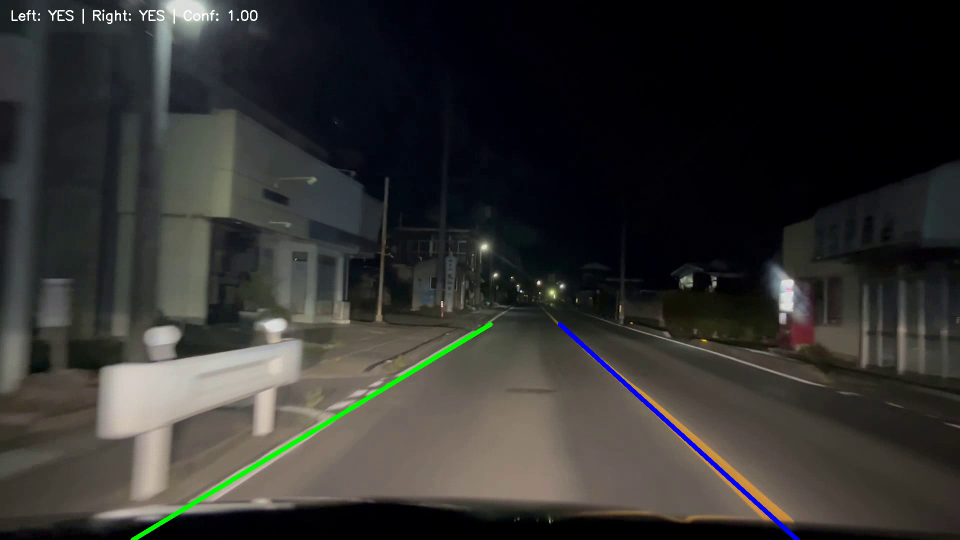
#> input picture frame 6 of outputs/night4.mp4, 1920 x 1080 px, given in place of night.mp4, which was not available (shown at 1/2 size)
$ python main.py
#> lines starting #> are read from the running program, lines starting #| are printed output that depends on the picture; after the words box and inside, x2 and y2 are one past the last pixel; in counts of white or black regions, pixels touching at a corner belong together; pictures that were not available may be replaced by others from this repository, and a replacement may not be noted
### preprocess.py
import cv2
import numpy as np

def detect_edges(image):
    gray = cv2.cvtColor(image, cv2.COLOR_BGR2GRAY)
    blur = cv2.GaussianBlur(gray, (5, 5), 0)
    edges = cv2.Canny(blur, 50, 150)
    return edges

def region_of_interest(image):
    h, w = image.shape[:2]
    triangle = np.array([[
        (int(0.18*w), h),
        (int(0.82*w), h),
        (int(0.5*w),  int(0.42*h))
    ]], dtype=np.int32)
    mask = np.zeros_like(image)
    cv2.fillPoly(mask, triangle, 255)
    return cv2.bitwise_and(image, mask)

def threshold_hls_sobel(img):
    # canny+ROI
    edges = detect_edges(img)
    masked = region_of_interest(edges)
    return masked

### warp.py
import cv2
import numpy as np

def warp_to_birdeye(binary_mask):
    h, w = binary_mask.shape[:2]
    M = np.eye(3, dtype=np.float32)
    Minv = np.eye(3, dtype=np.float32)
    return binary_mask, M, Minv

### lane_fit.py
import cv2
import numpy as np

def _make_coordinates(image_h, image_w, slope, intercept):
    # Build a line segment from slope/intercept — use two y's.
    y1 = image_h
    y2 = int(y1 * 0.6)
    if slope == 0: slope = 1e-6
    x1 = int((y1 - intercept) / slope)
    x2 = int((y2 - intercept) / slope)
    return np.array([x1, y1, x2, y2], dtype=int)

def _average_slope_intercept(image, lines):
    h, w = image.shape[:2]
    left_fit, right_fit = [], []
    for x1, y1, x2, y2 in lines.reshape(-1, 4):
        # fit y = m x + b  → but we need x from y later; keep m,b
        params = np.polyfit((x1, x2), (y1, y2), 1)
        m, b = params[0], params[1]
        if m < 0:
            left_fit.append((m, b))
        else:
            right_fit.append((m, b))

    left_line = right_line = None
    left_conf = right_conf = 0.0

    if len(left_fit) > 0:
        m, b = np.mean(left_fit, axis=0)
        left_line = _make_coordinates(h, w, m, b)
        # confidence: count and slope magnitude
        left_conf = min(1.0, 0.2 + 0.15*len(left_fit) + 0.3*min(1.0, abs(m)))

    if len(right_fit) > 0:
        m, b = np.mean(right_fit, axis=0)
        right_line = _make_coordinates(h, w, m, b)
        right_conf = min(1.0, 0.2 + 0.15*len(right_fit) + 0.3*min(1.0, abs(m)))

    return left_line, right_line, left_conf, right_conf

def hough_line_fit(binary_mask, prior=None):

    h, w = binary_mask.shape[:2]
    lines = cv2.HoughLinesP(binary_mask, rho=2, theta=np.pi/180, threshold=100,
                            minLineLength=40, maxLineGap=5)

    left_line = right_line = None
    left_conf = right_conf = 0.0
    if lines is not None and len(lines) > 0:
        left_line, right_line, left_conf, right_conf = _average_slope_intercept(
            np.zeros((h, w, 3), dtype=np.uint8), lines)

    # Flags with τ≈0.6
    left_flag = int(left_conf > 0.6)
    right_flag = int(right_conf > 0.6)

    # Approx ego-lane center and lateral offset (pixels → meters heuristic: assume 3.7 m lane, map width portion)
    lane_center_x = None
    if left_line is not None and right_line is not None:
        xL = (left_line[0] + left_line[2]) // 2
        xR = (right_line[0] + right_line[2]) // 2
        lane_center_x = (xL + xR) / 2.0
    elif left_line is not None:
        lane_center_x = left_line[0] + 350  # fallback guess
    elif right_line is not None:
        lane_center_x = right_line[0] - 350

    cam_center_x = w / 2.0
    px_offset = 0.0 if lane_center_x is None else (lane_center_x - cam_center_x)
    # assume ~700 px ≈ 3.7 m → meters per px ~ 0.0053 (rough; just to fill CSV)
    lat_offset_m = float(px_offset * 0.0053)

    return dict(
        left_pts=left_line, right_pts=right_line,
        left_conf=left_conf, right_conf=right_conf,
        left_flag=left_flag, right_flag=right_flag,
        lat_offset=lat_offset_m
    )

### overlay.py
import cv2
import numpy as np

GREEN = (0,255,0)  # Left
BLUE  = (255,0,0)  # Right
GRAY  = (200,200,200)

def _draw_line(img, pts, color, thickness=8, dashed=False):
    if pts is None: return
    x1,y1,x2,y2 = map(int, pts)
    if dashed:
        # simple dashed: draw small segments
        n = 16
        for i in range(n):
            t0 = i / n; t1 = (i+0.5) / n
            xa = int(x1 + (x2-x1)*t0); ya = int(y1 + (y2-y1)*t0)
            xb = int(x1 + (x2-x1)*t1); yb = int(y1 + (y2-y1)*t1)
            cv2.line(img, (xa,ya), (xb,yb), color, thickness)
    else:
        cv2.line(img, (x1,y1), (x2,y2), color, thickness)


def draw_overlay(frame, lanes, Minv=None):
    out = frame.copy()
    # Left: green when confident, dashed gray otherwise
    if lanes['left_pts'] is not None:
        _draw_line(out, lanes['left_pts'],      #use _draw_line function to go
                   GREEN if lanes['left_flag'] else GRAY,
                   thickness=8, dashed=(lanes['left_flag']==0))
    # Right: blue when confident, dashed gray otherwise
    if lanes['right_pts'] is not None:
        _draw_line(out, lanes['right_pts'],
                   BLUE if lanes['right_flag'] else GRAY,
                   thickness=8, dashed=(lanes['right_flag']==0))
    # HUD
    text = f"Left: {'YES' if lanes['left_flag'] else 'NO'} | Right: {'YES' if lanes['right_flag'] else 'NO'} | Conf: {0.5*(lanes['left_conf']+lanes['right_conf']):.2f}"
    cv2.putText(out, text, (20,40), cv2.FONT_HERSHEY_SIMPLEX, 0.9, (255,255,255), 2)
    return out

# [7 lines of commented-out code are left out]

### temporal.py
import numpy as np

def temporal_smooth(curr, prev, alpha=0.8):
    if prev is None:
        return curr
    # Smooth confidences
    for k in ['left_conf', 'right_conf', 'lat_offset']:
        curr[k] = float(alpha*prev[k] + (1-alpha)*curr[k])
    # Smooth endpoints if both present
    for side in ['left_pts', 'right_pts']:
        if curr[side] is not None and prev[side] is not None:
            curr[side] = np.int32(alpha*prev[side] + (1-alpha)*curr[side])
    # Recompute flags after smoothing
    curr['left_flag']  = int(curr['left_conf']  > 0.6)
    curr['right_flag'] = int(curr['right_conf'] > 0.6)
    return curr

### main.py
import os, csv, cv2
from preprocess import threshold_hls_sobel
from warp import warp_to_birdeye
from lane_fit import hough_line_fit
from temporal import temporal_smooth
from overlay import draw_overlay

VIDEO_PATH = os.environ.get("VIDEO", "data/night.mp4")
OUT_VIDEO  = "outputs/night4.mp4"
OUT_CSV    = "outputs/per_frame_night4.csv"

def ensure_dirs():
    os.makedirs("outputs", exist_ok=True)

def run():
    ensure_dirs()
    cap = cv2.VideoCapture(VIDEO_PATH)
    if not cap.isOpened():
        raise RuntimeError(f"Cannot open video: {VIDEO_PATH}")

    fps = cap.get(cv2.CAP_PROP_FPS) or 30
    w   = int(cap.get(cv2.CAP_PROP_FRAME_WIDTH))
    h   = int(cap.get(cv2.CAP_PROP_FRAME_HEIGHT))
    writer = cv2.VideoWriter(OUT_VIDEO, cv2.VideoWriter_fourcc(*"mp4v"), fps, (w,h))

    csv_f = open(OUT_CSV, "w", newline="")
    csv_w = csv.writer(csv_f)
    csv_w.writerow(["frame_id","left_detected","right_detected","left_conf","right_conf","lat_offset_m"])

    prev = None
    fid = 0
    while True:
        ok, frame = cap.read()
#> frame is the input picture: shape (1080, 1920, 3); mean B, G, R 46.9, 49.4, 49.9
        if not ok:
            break

        mask = threshold_hls_sobel(frame)     # Canny + ROI
#> in detect_edges, `edges = cv2.Canny(blur, 50, 150)`:
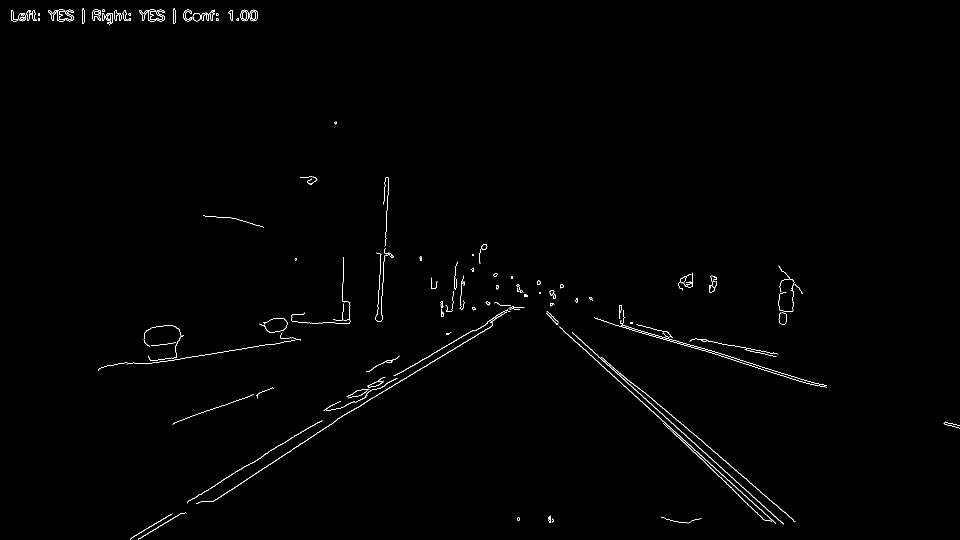
#> edges: shape (1080, 1920) (shown at 1/2 size); 0.63% white in thin lines or dots
#> in region_of_interest, `cv2.fillPoly(mask, triangle, 255)`:
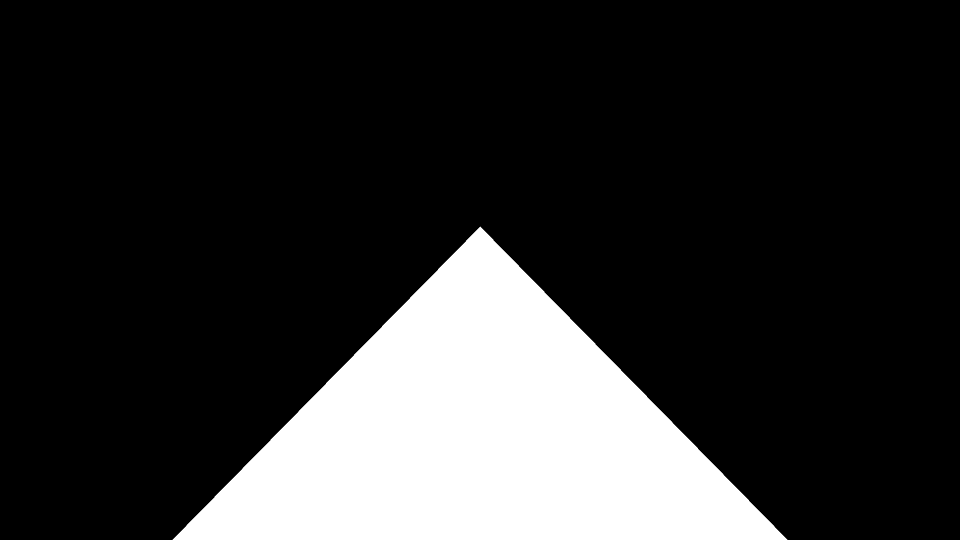
#> mask: shape (1080, 1920) (shown at 1/2 size); 18.6% white; 1 white region, box (x1, y1, x2, y2) and area: (345, 453, 1575, 1080) 385919
#> in region_of_interest, `return cv2.bitwise_and(image, mask)`:
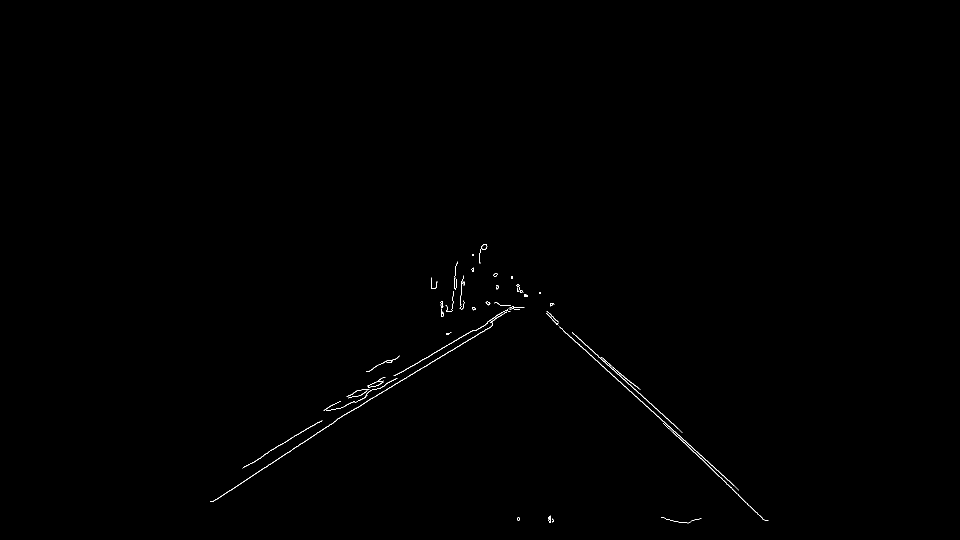
#> returned value: shape (1080, 1920) (shown at 1/2 size); 0.23% white in thin lines or dots, all inside (x1, y1, x2, y2) = (420, 489, 1537, 1047)
        bird, M, Minv = warp_to_birdeye(mask)
#> M = [[1, 0, 0], [0, 1, 0], [0, 0, 1]]; Minv = [[1, 0, 0], [0, 1, 0], [0, 0, 1]]

        lanes = hough_line_fit(bird, prior=prev)   # Hough variant
#> in hough_line_fit, `lines = cv2.HoughLinesP(binary_mask, rho=2, theta=np.pi/180, threshold..`: lines = 19 rows, first 6: [1113, 649, 1255, 777], [466, 976, 671, 842], [1390, 905, 1468, 981], [672, 840, 982, 653], [979, 640, 1024, 613], [528, 909, 641, 842]
#> the loop in _average_slope_intercept, `for x1, y1, x2, y2 in lines.reshape(-1, 4):` made 19 passes
#> (x1, y1, x2, y2, m, b) on passes 1 to 8: (1113, 649, 1255, 777, 0.901, -354.3), (466, 976, 671, 842, -0.654, 1280.6), (1390, 905, 1468, 981, 0.974, -449.4), (672, 840, 982, 653, -0.603, 1245.4), (979, 640, 1024, 613, -0.6, 1227.4), (528, 909, 641, 842, -0.593, 1222.1), (1381, 891, 1456, 961, 0.933, -397.9), (1166, 685, 1356, 857, 0.905, -370.5)
#> after the loop in _average_slope_intercept, `for x1, y1, x2, y2 in lines.reshape(-1, 4):`: left_fit = [(-0.654, 1280.6), (-0.603, 1245.4), (-0.6, 1227.4), (-0.593, 1222.1), (-0.573, 1203.3), (-0.587, 1219.3), (-0.6, 1225.6)]; right_fit = [(0.901, -354.3), (0.974, -449.4), (0.933, -397.9), (0.905, -370.5), (0.958, -424.6), (0.845, -301.1), (0.929, -387.4), (0.898, -361.9), (0.937, -401.3), (0.937, -400.4), (0.84, -295.7), (0.95, -414.6)]
#> in _average_slope_intercept, `m, b = np.mean(left_fit, axis=0)`: m = -0.601; b = 1231.9
#> in _make_coordinates, `x1 = int((y1 - intercept) / slope)`: x1 = 252
#> in _make_coordinates, `x2 = int((y2 - intercept) / slope)`: x2 = 970
#> in _average_slope_intercept, `left_line = _make_coordinates(h, w, m, b)`: left_line = [252, 1080, 970, 648]
#> in _average_slope_intercept, `left_conf = min(1.0, 0.2 + 0.15*len(left_fit) + 0.3*min(1.0, abs(m)))`: left_conf = 1
#> in _average_slope_intercept, `m, b = np.mean(right_fit, axis=0)`: m = 0.917; b = -379.9
#> in _average_slope_intercept, `right_line = _make_coordinates(h, w, m, b)`: right_line = [1591, 1080, 1120, 648]
#> in _average_slope_intercept, `right_conf = min(1.0, 0.2 + 0.15*len(right_fit) + 0.3*min(1.0, abs(m)))`: right_conf = 1
#> in hough_line_fit, `left_line, right_line, left_conf, right_conf = _average_slope_intercep..`: left_line = [252, 1080, 970, 648]; right_line = [1591, 1080, 1120, 648]; left_conf = 1
#> in hough_line_fit, `xL = (left_line[0] + left_line[2]) // 2`: xL = 611
#> in hough_line_fit, `xR = (right_line[0] + right_line[2]) // 2`: xR = 1355
#> in hough_line_fit, `lane_center_x = (xL + xR) / 2.0`: lane_center_x = 983
#> in hough_line_fit, `px_offset = 0.0 if lane_center_x is None else (lane_center_x - cam_cen..`: px_offset = 23
#> in hough_line_fit, `lat_offset_m = float(px_offset * 0.0053)`: lat_offset_m = 0.122
#> lanes = {'left_pts': [252, 1080, 970, 648], 'right_pts': [1591, 1080, 1120, 648], 'left_conf': 1, 'right_conf': 1, 'left_flag': 1, 'right_flag': 1, 'lat_offset': 0.122}
        lanes = temporal_smooth(lanes, prev=prev)

        overlay = draw_overlay(frame, lanes, Minv=None)
#> in _draw_line, `x1,y1,x2,y2 = map(int, pts)`: x1 = 252; y1 = 1080; x2 = 970; y2 = 648
#> call 2 of _draw_line, with pts = array of shape (4,), color = (255, 0, 0), thickness = 8, dashed = False
#> in _draw_line (call 2), `x1,y1,x2,y2 = map(int, pts)`: x1 = 1591; x2 = 1120
#> in _draw_line (call 2), `cv2.line(img, (x1,y1), (x2,y2), color, thickness)`:
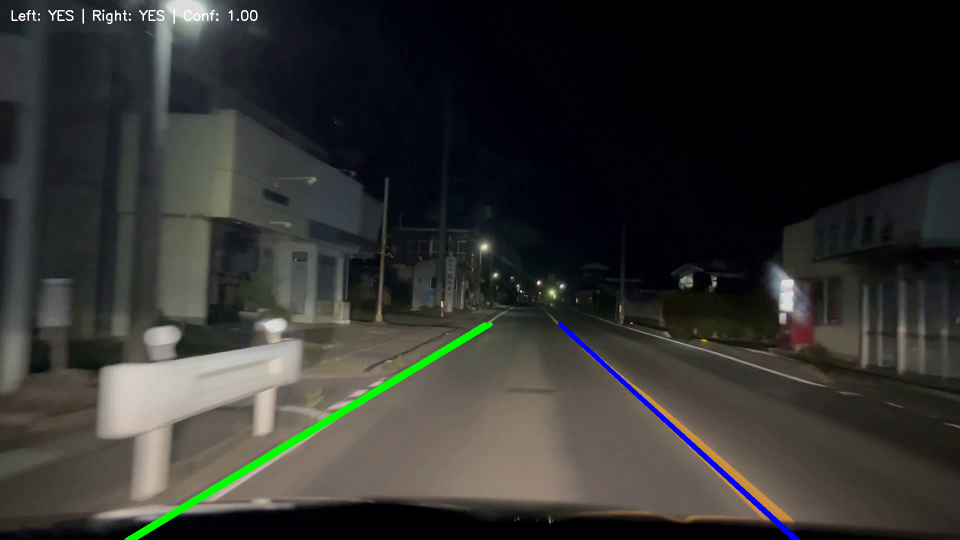
#> img: shape (1080, 1920, 3) (shown at 1/2 size); mean B, G, R 46.7, 49.6, 49.5
#> in draw_overlay, `text = f"Left: {'YES' if lanes['left_flag'] else 'NO'} | Right: {'YES'..`: text = 'Left: YES | Right: YES | Conf: 1.00'
        writer.write(overlay)

        # Live preview window (press 'c' to quit early)
        cv2.imshow('result', overlay)
        if cv2.waitKey(1) & 0xFF == ord('c'):
#> (key Esc is pressed here)
            break

        csv_w.writerow([fid, lanes['left_flag'], lanes['right_flag'],
                        f"{lanes['left_conf']:.3f}", f"{lanes['right_conf']:.3f}",
                        f"{lanes['lat_offset']:.4f}"])
        prev = lanes
#> prev has the same summary as lanes
        fid += 1

    cap.release(); writer.release(); csv_f.close()
    # Close preview windows
    cv2.destroyAllWindows()
    print("Done. See outputs")

if __name__ == "__main__":
    run()

# [170 lines of commented-out code are left out]

$ run again, starting later in the video
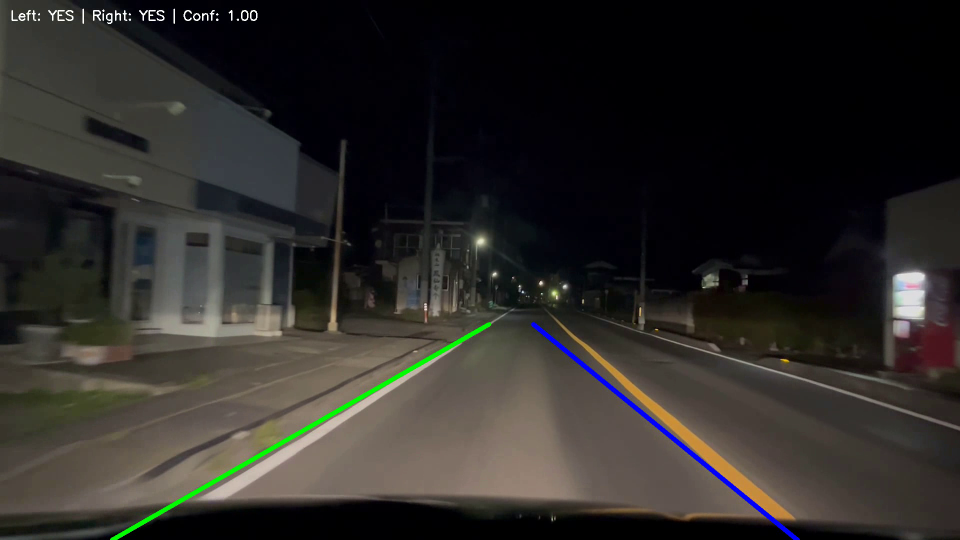
#> input picture frame 30 of outputs/night4.mp4, 1920 x 1080 px, given in place of night.mp4, which was not available (shown at 1/2 size)
#> in run, frame is the input picture: shape (1080, 1920, 3); mean B, G, R 39.6, 42.5, 44.9
#> in detect_edges, `edges = cv2.Canny(blur, 50, 150)`:
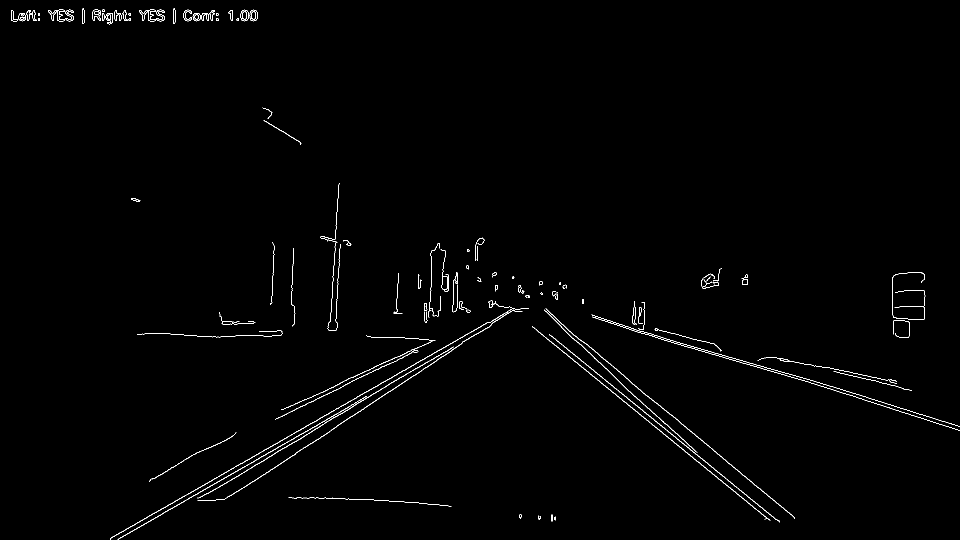
#> edges: shape (1080, 1920) (shown at 1/2 size); 0.83% white in thin lines or dots
#> mask: shape (1080, 1920); 18.6% white; 1 white region, box (x1, y1, x2, y2) and area: (345, 453, 1575, 1080) 385919
#> M = [[1, 0, 0], [0, 1, 0], [0, 0, 1]]
#> lines = 32 rows, first 6: [612, 869, 856, 722], [1064, 653, 1334, 872], [584, 869, 973, 645], [1152, 681, 1229, 753], [1239, 784, 1464, 967], [674, 851, 876, 719]
#> the loop in _average_slope_intercept, `for x1, y1, x2, y2 in lines.reshape(-1, 4):` made 32 passes
#> (x1, y1, x2, y2, m, b) on passes 1 to 8: (612, 869, 856, 722, -0.602, 1237.7), (1064, 653, 1334, 872, 0.811, -210), (584, 869, 973, 645, -0.576, 1205.3), (1152, 681, 1229, 753, 0.935, -396.2), (1239, 784, 1464, 967, 0.813, -223.7), (674, 851, 876, 719, -0.653, 1291.4), (1166, 683, 1259, 761, 0.839, -294.9), (1234, 792, 1522, 1026, 0.813, -210.6)
#> after the loop in _average_slope_intercept, `for x1, y1, x2, y2 in lines.reshape(-1, 4):`: left_fit = 20 items, first 6: (-0.602, 1237.7), (-0.576, 1205.3), (-0.653, 1291.4), (-0.655, 1293.5), (-0.471, 1087.1), (-0.579, 1216.4); right_fit = [(0.811, -210), (0.935, -396.2), (0.813, -223.7), (0.839, -294.9), (0.813, -210.6), (0.81, -220.9), (0.05, 962.6), (0.925, -381.9), (0.933, -395.3), (0.812, -222.9), (0.936, -400), (0.841, -297.4)]
#> in _average_slope_intercept, `m, b = np.mean(left_fit, axis=0)`: m = -0.539; b = 1187.9
#> in _make_coordinates, `x1 = int((y1 - intercept) / slope)`: x1 = 200
#> in _make_coordinates, `x2 = int((y2 - intercept) / slope)`: x2 = 1002
#> in _average_slope_intercept, `left_line = _make_coordinates(h, w, m, b)`: left_line = [200, 1080, 1002, 648]
#> in _average_slope_intercept, `left_conf = min(1.0, 0.2 + 0.15*len(left_fit) + 0.3*min(1.0, abs(m)))`: left_conf = 1
#> in _average_slope_intercept, `m, b = np.mean(right_fit, axis=0)`: m = 0.793; b = -190.9
#> in _average_slope_intercept, `right_line = _make_coordinates(h, w, m, b)`: right_line = [1602, 1080, 1057, 648]
#> in _average_slope_intercept, `right_conf = min(1.0, 0.2 + 0.15*len(right_fit) + 0.3*min(1.0, abs(m)))`: right_conf = 1
#> in hough_line_fit, `left_line, right_line, left_conf, right_conf = _average_slope_intercep..`: left_line = [200, 1080, 1002, 648]; right_line = [1602, 1080, 1057, 648]; left_conf = 1
#> xL = 601
#> xR = 1329
#> lane_center_x = 965
#> px_offset = 5
#> lat_offset_m = 0.0265
#> lanes = {'left_pts': [200, 1080, 1002, 648], 'right_pts': [1602, 1080, 1057, 648], 'left_conf': 1, 'right_conf': 1, 'left_flag': 1, 'right_flag': 1, 'lat_offset': 0.0265}
#> in _draw_line, `x1,y1,x2,y2 = map(int, pts)`: x1 = 200; y1 = 1080; x2 = 1002; y2 = 648
#> in _draw_line (call 2), `x1,y1,x2,y2 = map(int, pts)`: x1 = 1602; x2 = 1057
#> in _draw_line (call 2), `cv2.line(img, (x1,y1), (x2,y2), color, thickness)`:
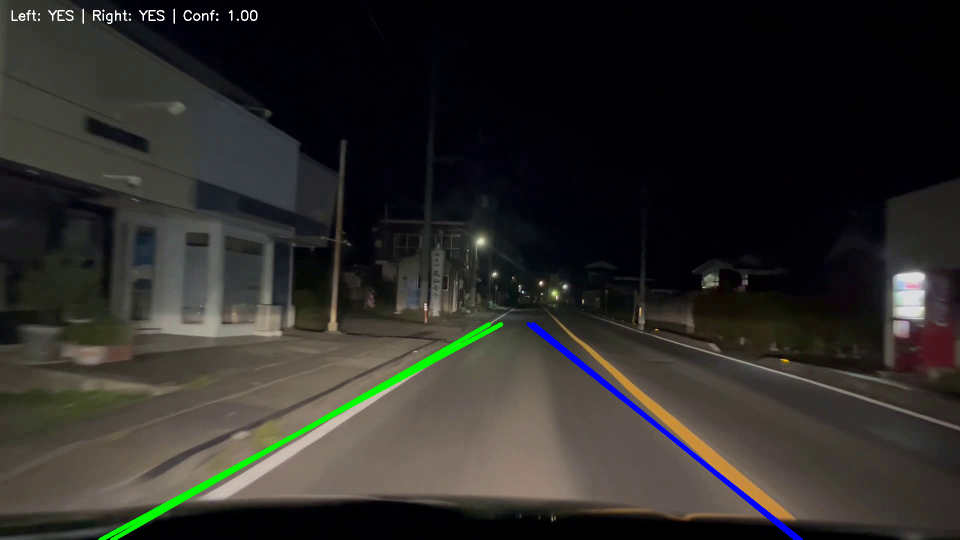
#> img: shape (1080, 1920, 3) (shown at 1/2 size); mean B, G, R 39.5, 42.9, 44.6
#> text = 'Left: YES | Right: YES | Conf: 1.00'
#> out: shape (1080, 1920, 3); 0.14% of pixels changed, all inside (x1, y1, x2, y2) = (23, 17, 515, 48)
#> prev has the same summary as lanes
